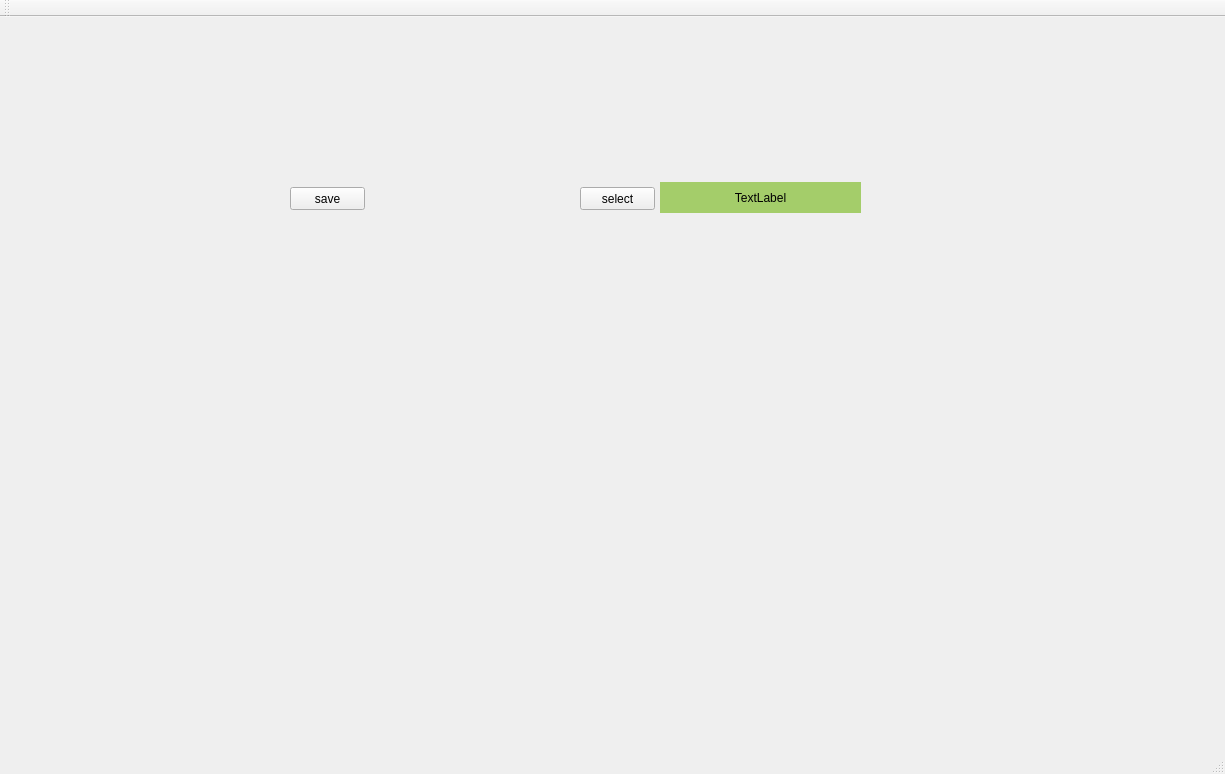
<?xml version="1.0" encoding="UTF-8"?>
<ui version="4.0">
 <class>MainWindow</class>
 <widget class="QMainWindow" name="MainWindow">
  <property name="geometry">
   <rect>
    <x>0</x>
    <y>0</y>
    <width>1225</width>
    <height>774</height>
   </rect>
  </property>
  <property name="windowTitle">
   <string>MainWindow</string>
  </property>
  <widget class="QWidget" name="centralWidget">
   <widget class="QPushButton" name="save_path">
    <property name="geometry">
     <rect>
      <x>290</x>
      <y>170</y>
      <width>75</width>
      <height>23</height>
     </rect>
    </property>
    <property name="text">
     <string>save</string>
    </property>
   </widget>
   <widget class="QPushButton" name="select_path">
    <property name="geometry">
     <rect>
      <x>580</x>
      <y>170</y>
      <width>75</width>
      <height>23</height>
     </rect>
    </property>
    <property name="text">
     <string>select</string>
    </property>
   </widget>
   <widget class="QLabel" name="show_path">
    <property name="geometry">
     <rect>
      <x>660</x>
      <y>165</y>
      <width>201</width>
      <height>31</height>
     </rect>
    </property>
    <property name="styleSheet">
     <string notr="true">background-color: rgb(164, 205, 106);
font: 25 12pt &quot;Adobe 宋体 Std L&quot;;</string>
    </property>
    <property name="text">
     <string>TextLabel</string>
    </property>
    <property name="alignment">
     <set>Qt::AlignCenter</set>
    </property>
   </widget>
  </widget>
  <widget class="QMenuBar" name="menuBar">
   <property name="geometry">
    <rect>
     <x>0</x>
     <y>0</y>
     <width>1225</width>
     <height>23</height>
    </rect>
   </property>
  </widget>
  <widget class="QToolBar" name="mainToolBar">
   <attribute name="toolBarArea">
    <enum>TopToolBarArea</enum>
   </attribute>
   <attribute name="toolBarBreak">
    <bool>false</bool>
   </attribute>
  </widget>
  <widget class="QStatusBar" name="statusBar"/>
 </widget>
 <layoutdefault spacing="6" margin="11"/>
 <resources/>
 <connections/>
</ui>
